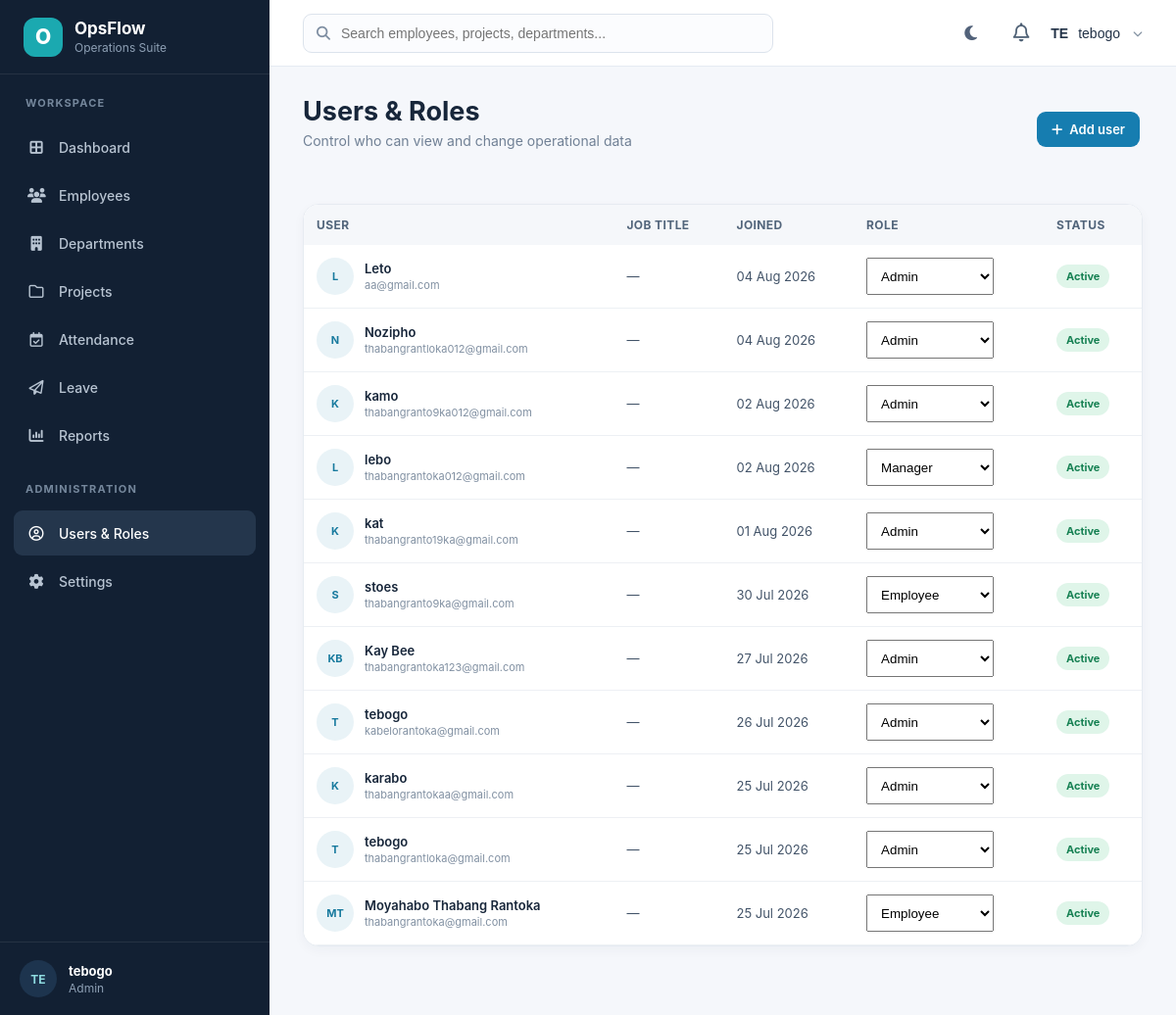
The page /Users/index.php (signed in) on the database its author committed.
### tables this page shows
CREATE TABLE `users` (
  `id` int(11) NOT NULL,
  `fullname` varchar(100) NOT NULL,
  `username` varchar(50) NOT NULL,
  `email` varchar(100) NOT NULL,
  `phone` varchar(30) DEFAULT NULL,
  `photo` varchar(255) DEFAULT NULL,
  `password` varchar(255) NOT NULL,
  `role` enum('Admin','Manager','Employee') DEFAULT 'Employee',
  `status` enum('Active','Inactive') NOT NULL DEFAULT 'Active',
  `created_at` timestamp NOT NULL DEFAULT current_timestamp(),
  `employee_id` int(11) DEFAULT NULL
);

### Users/index.php (the view, shortened to what this page needs)
<?php
require_once("../config/DataBase.php");
$users = $conn->query("
    SELECT
        id,
        fullname,
        email,
        created_at,
        role,
        status
    FROM users
    ORDER BY id DESC
");
function userInitials($name)
{
    $name = trim($name);
    $parts = preg_split('/\s+/', $name);
    $initials = "";
    foreach (array_slice($parts, 0, 2) as $part) {
        $initials .= strtoupper(substr($part, 0, 1));
    }
    return $initials ?: "U";
}
?>
<!DOCTYPE html>
<html lang="en">
<head>
    <link
        rel="stylesheet"
        href="../Assets/CSS/style.css"
    >
    <link
        rel="stylesheet"
        href="../Assets/CSS/dashboard.css"
    >
    <link
        rel="stylesheet"
        href="https://cdnjs.cloudflare.com/ajax/libs/font-awesome/6.7.2/css/all.min.css"
    >
</head>
<body>
<div class="dashboard">
    <?php include("../Includes/sidebar.php"); ?>
    <main class="main-content">
        <?php include("../Includes/header.php"); ?>
        <section class="page-heading">
            <div class="page-toolbar">
                <div>
                    <h1>
                        Users &amp; Roles
                    </h1>
                    <p>
                        Control who can view and change operational data
                    </p>
                </div>
                <div class="actions">
                    <a
                        href="add.php"
                        class="btn btn-primary"
                    >
                        <i class="fa-solid fa-plus"></i>
                        Add user
                    </a>
                </div>
            </div>
        </section>
        <div class="content-card flush">
            <div class="table-responsive">
                <table class="employee-table">
                    <thead>
                        <tr>
                            <th>
                                User
                            </th>
                            <th>
                                Job title
                            </th>
                            <th>
                                Joined
                            </th>
                            <th>
                                Role
                            </th>
                            <th>
                                Status
                            </th>
                        </tr>
                    </thead>
                    <tbody>
                    <?php
                    if (
                        $users &&
                        $users->num_rows > 0
                    ) {
                        while (
                            $u = $users->fetch_assoc()
                        ) {
                    ?>
                        <tr>
                            <td>
                                <div class="employee-cell">
                                    <div class="employee-avatar">
                                        <?php
                                        echo htmlspecialchars(
                                            userInitials(
                                                $u["fullname"] ?? ""
                                            )
                                        );
                                        ?>
                                    </div>
                                    <div>
                                        <span class="employee-main">
                                            <?php
                                            echo htmlspecialchars(
                                                $u["fullname"] ?? ""
                                            );
                                            ?>
                                        </span>
                                        <span class="employee-meta">
                                            <?php
                                            echo htmlspecialchars(
                                                $u["email"] ?? ""
                                            );
                                            ?>
                                        </span>
                                    </div>
                                </div>
                            </td>
                            <td>
                                —
                            </td>
                            <td>
                                <?php
                                if (
                                    !empty($u["created_at"])
                                ) {
                                    echo date(
                                        "d M Y",
                                        strtotime(
                                            $u["created_at"]
                                        )
                                    );
                                } else {
                                    echo "—";
                                }
                                ?>
                            </td>
                            <td>
                                <form
                                    action="update.php"
                                    method="POST"
                                    style="
                                        margin:0;
                                        display:inline-flex;
                                        gap:6px;
                                    "
                                >
                                    <select
                                        name="role"
                                        onchange="this.form.submit()"
                                        style="
                                            width:130px;
                                            height:38px;
                                            margin:0;
                                            padding:0 10px;
                                        "
                                    >
                                        <option
                                            value="Admin"
                                            <?php
                                            echo (
                                                $u["role"] === "Admin"
                                            )
                                            ? "selected"
                                            : "";
                                            ?>
                                        >
                                            Admin
                                        </option>
                                        <option
                                            value="Manager"
                                            <?php
                                            echo (
                                                $u["role"] === "Manager"
                                            )
                                            ? "selected"
                                            : "";
                                            ?>
                                        >
                                            Manager
                                        </option>
                                        <option
                                            value="Employee"
                                            <?php
                                            echo (
                                                $u["role"] === "Employee"
                                            )
                                            ? "selected"
                                            : "";
                                            ?>
                                        >
                                            Employee
                                        </option>
                                    </select>
                                </form>
                            </td>
                            <td>
                                <span
                                    class="badge <?php
                                    echo (
                                        ($u["status"] ?? "")
                                        === "Active"
                                    )
                                    ? "active"
                                    : "inactive";
                                    ?>"
                                >
                                    <?php
                                    echo htmlspecialchars(
                                        $u["status"] ?? ""
                                    );
                                    ?>
                                </span>
                            </td>
                        </tr>
                    <?php
                        }
                    }
                    ?>
                    </tbody>
                </table>
            </div>
        </div>
    </main>
</div>
</body>
</html>

### Assets/CSS/style.css (style rules this page uses)
* { box-sizing:border-box }
html,body { margin:0;padding:0 }
body { font-family:Inter,ui-sans-serif,system-ui,-apple-system,BlinkMacSystemFont,"Segoe UI",sans-serif;color:#17263a;background:#f5f7fb }

### Assets/CSS/dashboard.css (style rules this page uses)
.dashboard { min-height:100vh;background:#f5f7fb }
.main-content { margin-left:275px;min-height:100vh;padding:0 34px 50px }
.page-heading { padding:30px 0 24px }
.page-heading h1 { font-size:27px;line-height:1.15;color:#17263a;margin:0 }
.page-heading p { margin-top:6px;color:#708095;font-size:14px }
table { width:100%;border-collapse:collapse;background:#fff }
table thead { background:#f5f7fa;color:#52657b }
table th { padding:13px;text-align:left;font-size:12px;text-transform:uppercase;letter-spacing:.4px }
table td { padding:13px;border-bottom:1px solid #edf0f4;color:#435469;font-size:13px }
.btn { display:inline-flex;align-items:center;justify-content:center;gap:7px;padding:10px 15px;border-radius:9px;text-decoration:none;font-weight:600;font-size:13px;margin:3px;border:0;cursor:pointer }
.btn-primary { background:#167db0;color:#fff }
.badge { padding:5px 10px;border-radius:99px;font-size:11px;font-weight:700;display:inline-flex;align-items:center }
.active,.status-active { background:#dff5e9;color:#168153 }
.content-card { background:#fff;border:1px solid #e6ebf1;border-radius:16px;box-shadow:0 4px 12px rgba(21,42,64,.04);padding:18px;margin-bottom:20px }
.content-card.flush { padding:0;overflow:hidden }
.page-toolbar { display:flex;align-items:center;justify-content:space-between;gap:16px;margin-bottom:18px }
.page-toolbar .actions { display:flex;align-items:center;gap:8px }
.employee-table .employee-cell { display:flex;align-items:center;gap:11px }
.employee-avatar { width:38px;height:38px;border-radius:50%;background:#e9f3f7;color:#187a9e;display:grid;place-items:center;font-size:11px;font-weight:700 }
.employee-main { font-weight:600;color:#17263a }
.employee-meta { display:block;color:#8190a2;font-size:11px;margin-top:2px }

### rows shown on the page
users: fullname "L", fullname "Leto", email "aa@gmail.com", created_at "04 Aug 2026", role "Admin", status "Active"
users: fullname "N", fullname "Nozipho", email "thabangrantloka012@gmail.com", created_at "04 Aug 2026", role "Admin", status "Active"
users: fullname "K", fullname "kamo", email "thabangranto9ka012@gmail.com", created_at "02 Aug 2026", role "Admin", status "Active"
users: fullname "L", fullname "lebo", email "thabangrantoka012@gmail.com", created_at "02 Aug 2026", role "Manager", status "Active"
users: fullname "K", fullname "kat", email "thabangranto19ka@gmail.com", created_at "01 Aug 2026", role "Admin", status "Active"
users: fullname "S", fullname "stoes", email "thabangranto9ka@gmail.com", created_at "30 Jul 2026", role "Employee", status "Active"
users: fullname "KB", fullname "Kay Bee", email "thabangrantoka123@gmail.com", created_at "27 Jul 2026", role "Admin", status "Active"
users: fullname "T", fullname "tebogo", email "kabelorantoka@gmail.com", created_at "26 Jul 2026", role "Admin", status "Active"
users: fullname "K", fullname "karabo", email "thabangrantokaa@gmail.com", created_at "25 Jul 2026", role "Admin", status "Active"
users: fullname "T", fullname "tebogo", email "thabangrantloka@gmail.com", created_at "25 Jul 2026", role "Admin", status "Active"
users: fullname "MT", fullname "Moyahabo Thabang Rantoka", email "thabangrantoka@gmail.com", created_at "25 Jul 2026", role "Employee", status "Active"

### other values the page prints
substr($_SESSION["fullname"] ?? "U", 0, 2) "TE"
$_SESSION["fullname"] "tebogo"
$role "Admin"
